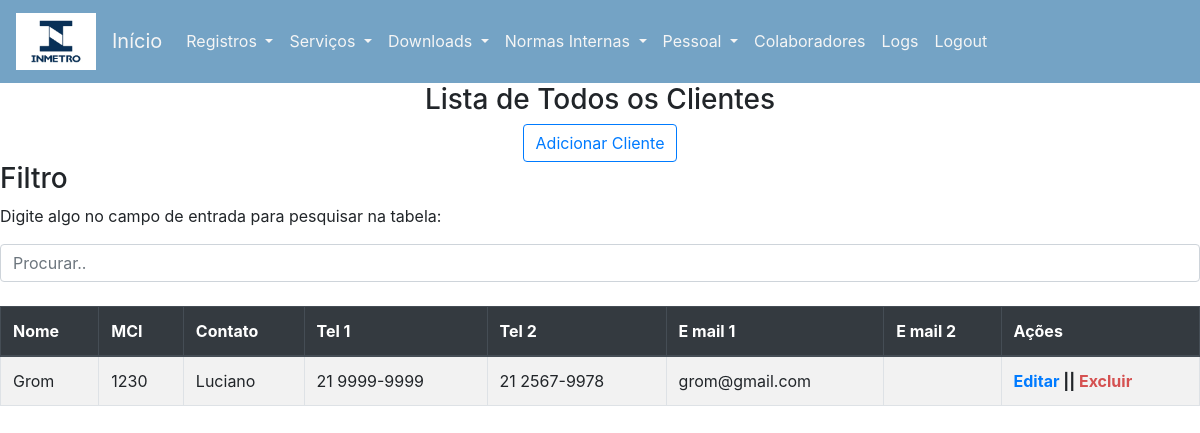
Page /clientes (signed in) on the committed database.
### app/models/cliente.py (models this page shows, shortened)
class Cliente(db.Model):
    __tablename__ = 'cliente'
    id = db.Column('id',db.Integer,primary_key = True, autoincrement = True)
    nome = db.Column(db.String(100))
    mci = db.Column(db.String(50), unique=True)
    contato = db.Column(db.String(100),nullable=True)
    telefone1 = db.Column(db.String(100),nullable=True)
    telefone2 = db.Column(db.String(100),nullable=True)
    email1 = db.Column(db.String(100),nullable=True)
    email2 = db.Column(db.String(100),nullable=True)
    razao_social = db.Column(db.String(200),nullable=True)
    endereco = db.Column(db.String(400),nullable=True)
    equipamentos = db.Column(db.Text(),nullable=True)
    agendamento = relationship('Agendamento',back_populates="cliente")

### app/controllers/cliente.py (the view)
@cliente.route('/clientes')
@login_required
def clientes():
    clientes = Cliente.query.all()
    return render_template('clientes.html',clientes = clientes)

### app/controllers/main.py (called while the page is built)
@lm.user_loader
def load_user(user_id):
    return Usuario.query.get(int(user_id))

### app/templates/clientes.html (shortened to what this page needs)
{% extends "base_laeta.html" %}
{% block content %}
<h3 align="center">Lista de Todos os Clientes</h3>
<div class="row justify-content-center">
    <form action="/adicionarCliente" method="get">
        <button type="submit" class="btn btn-outline-primary">Adicionar Cliente</button>
    </form>
</div>
<div class="">
  <h3>Filtro</h3>
  <p>Digite algo no campo de entrada para pesquisar na tabela:</p>
  <input class="form-control" id="myInput" type="text" placeholder="Procurar..">
  <br>
<table class="table table-bordered table-striped">
  <thead class="thead-dark">
    <tr>
      <th scope="col">Nome</th>
      <th scope="col">MCI</th>
      <th scope="col">Contato</th>
      <th scope="col">Tel 1</th>
      <th scope="col">Tel 2</th>
      <th scope="col">E mail 1</th>
      <th scope="col">E mail 2</th>
      <th scope="col">Ações</th>
    </tr>
  </thead>
  <tbody id="myTable">
  {% for c in clientes %}
  <tr>
      <td>{{c.nome}}</td>
      <td>{{c.mci}}</td>
      <td>{{c.contato}}</td>
      <td>{{c.telefone1}}</td>
      <td>{{c.telefone2}}</td>
      <td>{{c.email1}}</td>
      <td>{{c.email2}}</td>
      <th>
          <a href="/editarCliente/{{c.id}}">Editar</a> ||
          <a style ="color:#D55151;"href="/deletarCliente/{{c.id}}">Excluir</a>
      </th>
  </tr>
  {% endfor %}
  </tbody>
</table>
</div>
{% endblock %}

### rows in the picture
Cliente: nome "Grom", mci "1230", contato "Luciano", telefone1 "21 9999-9999", telefone2 "21 2567-9978", email1 "grom@gmail.com"
